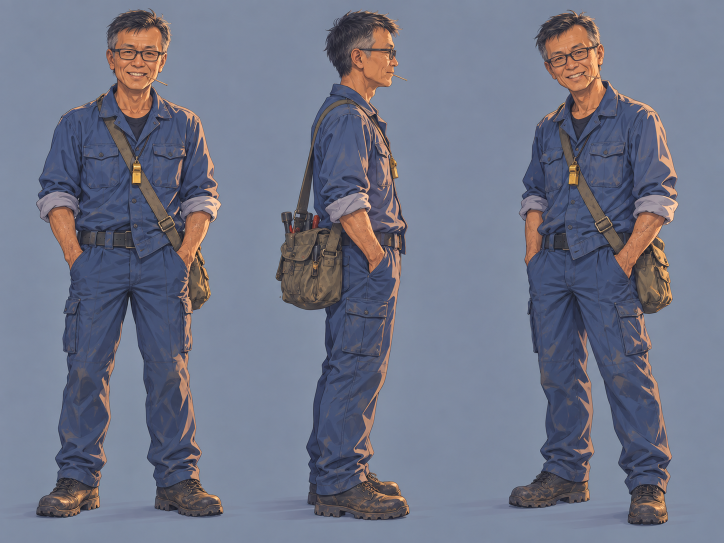
#> input picture photos/阿光.png, 1448 x 1086 px, found by its file name (shown at 1/2 size)
$ python character_cutout.py 'photos/阿光.png' 'photos/小儒.png' --out assets/comic_characters
#> lines starting #> are read from the running program, lines starting #| are printed output that depends on the picture; after the words box and inside, x2 and y2 are one past the last pixel; in counts of white or black regions, pixels touching at a corner belong together
### core/comic_assets.py
"""core/comic_assets.py — 漫畫角色素材處理: 設定稿三視圖 → 去背 cutout。

用途
----
AI 生的角色設定稿 (character sheet) 通常是「同一角色三個視角排一列 + 單色背景 + 腳下淡陰影」。
這個模組把它拆成三張去背 RGBA PNG (front / side / three_quarter), 之後可以:
- 直接疊到場景背景上 (動態漫畫的角色圖層; 不用每頁重新生圖也能維持角色一致)
- 當 Series Bible 的 character_anchor 參考圖 (乾淨無底的角色圖對 Gemini 生圖更穩)
- 當旁白形象 (片頭 / 片尾卡與字幕條頭像, 見 core.comic_video)

只依賴 Pillow (專案既有), 不需要 numpy / scipy。
演算法: 取四角中位色當背景 → 每像素與背景的 Chebyshev 色差 → 門檻成候選 mask →
只保留「從影像邊界連通」的候選區 (flood fill), 衣服上與背景同色的區塊不會被挖掉 →
腳下陰影 (比背景暗、色相相近, 只在底部帶) 一併去掉 → 依 alpha 欄投影切成多個視角。
"""
from __future__ import annotations

from pathlib import Path

from PIL import Image, ImageChops, ImageDraw, ImageFilter

VIEW_LABELS = ("front", "side", "three_quarter")


def _background_color(im: Image.Image, margin: int = 20) -> tuple[int, int, int]:
    w, h = im.size
    samples: list[tuple[int, int, int]] = []
    for box in ((0, 0, margin, margin), (w - margin, 0, w, margin), (0, h - margin, margin, h), (w - margin, h - margin, w, h)):
        samples.extend(im.crop(box).getdata())
    return tuple(sorted(c[i] for c in samples)[len(samples) // 2] for i in range(3))  # type: ignore[return-value]


def _chebyshev_distance(im: Image.Image, color: tuple[int, int, int]) -> Image.Image:
    """每像素與 color 的最大通道差 (L 影像)。"""
    solid = Image.new("RGB", im.size, color)
    r, g, b = ImageChops.difference(im, solid).split()
    return ImageChops.lighter(ImageChops.lighter(r, g), b)


def _shadow_mask(im: Image.Image, bg: tuple[int, int, int], *, band_from: float, max_darker: int, max_chroma: int) -> Image.Image:
    """底部帶內「比背景暗、且各通道一致地暗」的像素 = 地板陰影。"""
    w, h = im.size
    solid = Image.new("RGB", im.size, bg)
    darker = ImageChops.subtract(solid, im)          # bg - pixel, 負值截 0 → 只留變暗的量
    dr, dg, db = darker.split()
    amount = ImageChops.lighter(ImageChops.lighter(dr, dg), db)
    # 三通道變暗量差異小 → 色相相近 (陰影); 差異大 → 有顏色的東西 (衣服)
    spread = ImageChops.lighter(
        ImageChops.lighter(ImageChops.difference(dr, dg), ImageChops.difference(dg, db)),
        ImageChops.difference(dr, db),
    )
    is_dark = amount.point(lambda v: 255 if 6 < v <= max_darker else 0)
    is_gray = spread.point(lambda v: 255 if v <= max_chroma else 0)
    mask = ImageChops.multiply(is_dark, is_gray)
    band = Image.new("L", im.size, 0)
    ImageDraw.Draw(band).rectangle([0, int(h * band_from), w, h], fill=255)
    return ImageChops.multiply(mask, band)


def remove_flat_background(
    im: Image.Image,
    *,
    tolerance: int = 30,
    shadow_band_from: float = 0.86,
    shadow_max_darker: int = 75,
    shadow_max_chroma: int = 22,
    feather: float = 0.8,
) -> Image.Image:
    """單色背景 (含腳下淡陰影) → RGBA。只移除從邊界連通的背景, 保留人物內部同色區。"""
    rgb = im.convert("RGB")
    w, h = rgb.size
    bg = _background_color(rgb)
    candidate = _chebyshev_distance(rgb, bg).point(lambda v: 255 if v < tolerance else 0)
    candidate = ImageChops.lighter(
        candidate,
        _shadow_mask(rgb, bg, band_from=shadow_band_from, max_darker=shadow_max_darker, max_chroma=shadow_max_chroma),
    )
    # flood fill: 從邊界每隔幾格下種子, 把連通的候選區填成 128
    fill = candidate.copy()
    step = max(4, min(w, h) // 64)
    seeds = [(x, 0) for x in range(0, w, step)] + [(x, h - 1) for x in range(0, w, step)] + \
            [(0, y) for y in range(0, h, step)] + [(w - 1, y) for y in range(0, h, step)]
    for seed in seeds:
        if fill.getpixel(seed) == 255:
            ImageDraw.floodfill(fill, seed, 128)
    alpha = fill.point(lambda v: 0 if v == 128 else 255)
    if feather > 0:
        alpha = alpha.filter(ImageFilter.GaussianBlur(feather))
    out = rgb.copy().convert("RGBA")
    out.putalpha(alpha)
    return out


def split_views(rgba: Image.Image, *, min_width_ratio: float = 0.08, pad: int = 6, alpha_threshold: int = 40) -> list[Image.Image]:
    """依 alpha 欄投影的空白間隔, 把一列多個視角切成多張 (各自裁到緊貼邊界)。"""
    w, h = rgba.size
    alpha = rgba.split()[-1].point(lambda v: 255 if v > alpha_threshold else 0)
    # 欄投影: 把 alpha 壓成 1 像素高
    col = alpha.resize((w, 1), Image.BOX)
    cols = [col.getpixel((x, 0)) > 0 for x in range(w)]
    segs: list[tuple[int, int]] = []
    start: int | None = None
    for x, on in enumerate(cols + [False]):
        if on and start is None:
            start = x
        elif not on and start is not None:
            if x - start >= w * min_width_ratio:
                segs.append((start, x))
            start = None
    views: list[Image.Image] = []
    for x0, x1 in segs:
        sub = rgba.crop((max(0, x0 - pad), 0, min(w, x1 + pad), h))
        bbox = sub.split()[-1].point(lambda v: 255 if v > alpha_threshold else 0).getbbox()
        if bbox:
            sub = sub.crop((max(0, bbox[0] - pad), max(0, bbox[1] - pad), min(sub.width, bbox[2] + pad), min(sub.height, bbox[3] + pad)))
        views.append(sub)
    return views


def cutout_character_sheet(src: str | Path, out_dir: str | Path, name: str | None = None, **kwargs) -> list[Path]:
    """設定稿 → out_dir/<name>_<view>.png (front / side / three_quarter; 視角數不為 3 時用 v0, v1, ...)。"""
    src = Path(src)
    out_dir = Path(out_dir)
    out_dir.mkdir(parents=True, exist_ok=True)
    name = name or src.stem
    rgba = remove_flat_background(Image.open(src), **kwargs)
    views = split_views(rgba)
    labels = list(VIEW_LABELS) if len(views) == 3 else [f"v{i}" for i in range(len(views))]
    paths: list[Path] = []
    for view, label in zip(views, labels):
        p = out_dir / f"{name}_{label}.png"
        view.save(p)
        paths.append(p)
    return paths

### tools/character_cutout.py
"""角色設定稿三視圖 → 去背 cutout PNG (CLI)。

用法:
    python tools/character_cutout.py photos/阿光.png photos/小儒.png --out assets/comic_characters
    python tools/character_cutout.py photos/*.png --out assets/comic_characters --tolerance 34

每張輸入會產生 <名字>_front.png / _side.png / _three_quarter.png (RGBA, 緊貼邊界)。
之後可上傳成 Series Bible 的 character_anchor, 或當旁白形象 (character_id=narrator)。
"""
from __future__ import annotations

import argparse
import sys
from pathlib import Path

sys.path.insert(0, str(Path(__file__).resolve().parents[1]))

from core.comic_assets import cutout_character_sheet  # noqa: E402


def main() -> int:
    ap = argparse.ArgumentParser(description="角色設定稿三視圖 → 去背 cutout")
    ap.add_argument("sheets", nargs="+", help="設定稿 PNG/JPG (單色背景, 三視圖排一列)")
    ap.add_argument("--out", default="assets/comic_characters", help="輸出資料夾")
    ap.add_argument("--tolerance", type=int, default=30, help="背景色差門檻 (0-255, 預設 30)")
    args = ap.parse_args()
    for sheet in args.sheets:
        outs = cutout_character_sheet(sheet, args.out, tolerance=args.tolerance)
#> in remove_flat_background, rgb is the input picture: PIL image 1448x1086 RGB; mean R, G, B 112.7, 117.6, 135.7
#> after the loop in _background_color, `for box in ((0, 0, margin, margin), (w - margin, 0, w, margin), (0, h ..`: samples = 1600 items, first 6: (128, 140, 159), (129, 141, 163), (129, 141, 163), (128, 141, 162), (129, 141, 162), (129, 141, 162)
#> in remove_flat_background, `bg = _background_color(rgb)`: bg = (127, 138, 160)
#> in remove_flat_background, `candidate = _chebyshev_distance(rgb, bg).point(lambda v: 255 if v < to..`:
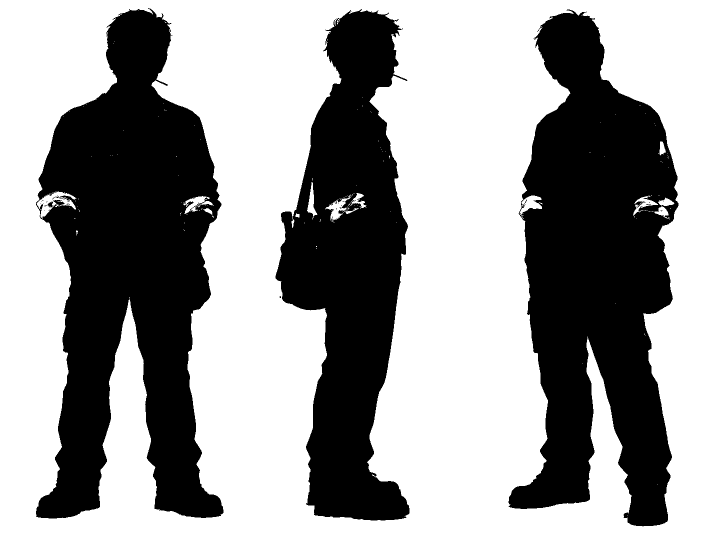
#> candidate: PIL image 1448x1086 L (shown at 1/2 size); 61.6% white; 40 black regions (37 under 20 px), largest, box (x1, y1, x2, y2) and area: (72, 16, 447, 1037) 226442, (1017, 19, 1357, 1053) 217231, (551, 18, 819, 1041) 160417
#> in _shadow_mask, `is_dark = amount.point(lambda v: 255 if 6 < v <= max_darker else 0)`: is_dark: PIL image 1448x1086 L; 28.3% white; 1365 white regions (1206 under 20 px), largest, box (x1, y1, x2, y2) and area: (71, 16, 448, 1045) 160534, (1037, 18, 1358, 1057) 157714, (518, 208, 822, 1045) 85906
#> in _shadow_mask, `is_gray = spread.point(lambda v: 255 if v <= max_chroma else 0)`: is_gray: PIL image 1448x1086 L; 86.6% white; 605 black regions (518 under 20 px), largest, box (x1, y1, x2, y2) and area: (551, 17, 816, 620) 53527, (1072, 19, 1357, 923) 46620, (205, 17, 443, 627) 38881
#> in _shadow_mask, `mask = ImageChops.multiply(is_dark, is_gray)`: mask: PIL image 1448x1086 L; 21.7% white; 1969 white regions (1837 under 20 px), largest, box (x1, y1, x2, y2) and area: (106, 461, 399, 980) 74070, (1054, 472, 1337, 991) 71152, (74, 171, 432, 461) 46622
#> in _shadow_mask, `band = Image.new("L", im.size, 0)`: band: PIL image 1448x1086 L; every value is 0
#> in _shadow_mask, `ImageDraw.Draw(band).rectangle([0, int(h * band_from), w, h], fill=255)`: band: PIL image 1448x1086 L; 14.1% white; 1 white region, box (x1, y1, x2, y2) and area: (0, 933, 1448, 1086) 221544
#> in _shadow_mask, `return ImageChops.multiply(mask, band)`:
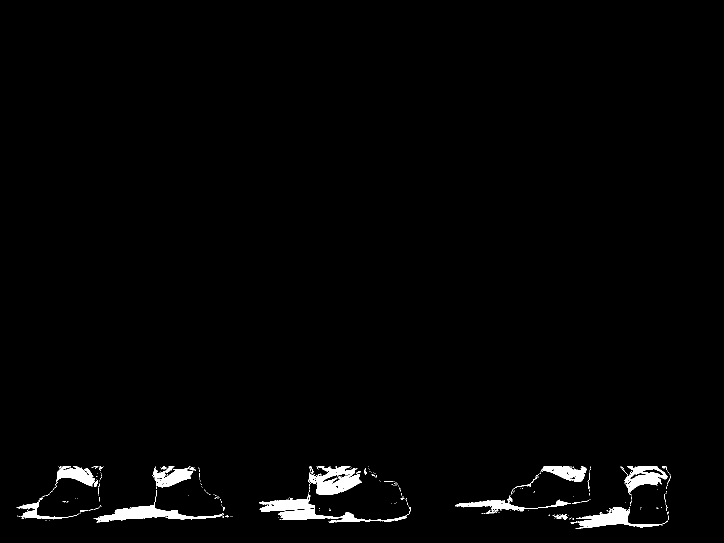
#> returned value: PIL image 1448x1086 L (shown at 1/2 size); 1.6% white; 244 white regions (214 under 20 px), largest, box (x1, y1, x2, y2) and area: (518, 987, 822, 1045) 4156, (190, 1004, 448, 1045) 3335, (631, 933, 724, 990) 3239
#> in remove_flat_background, `candidate = ImageChops.lighter( candidate, _shadow_mask(rgb, bg, band_..`: candidate: PIL image 1448x1086 L; 62.4% white; 92 black regions (83 under 20 px), largest, box (x1, y1, x2, y2) and area: (72, 16, 447, 1035) 222117, (1018, 19, 1357, 1049) 212177, (551, 18, 819, 1040) 155952
#> after the loop in remove_flat_background, `for seed in seeds:`:
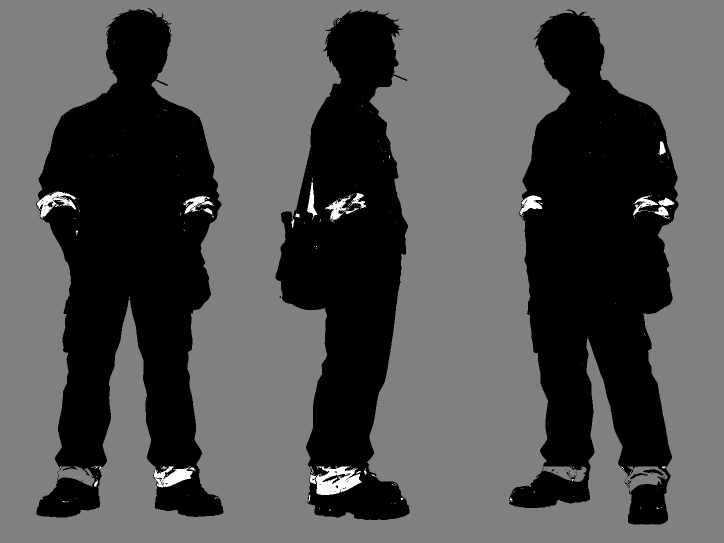
#> fill: PIL image 1448x1086 L (shown at 1/2 size); min 0, max 255, mean 80.9
#> in remove_flat_background, `alpha = fill.point(lambda v: 0 if v == 128 else 255)`: alpha: PIL image 1448x1086 L; 38.4% white; 38 white regions (31 under 20 px), largest, box (x1, y1, x2, y2) and area: (72, 16, 447, 1035) 226881, (1018, 19, 1357, 1049) 214777, (551, 18, 819, 1040) 162106
#> in split_views, `alpha = rgba.split()[-1].point(lambda v: 255 if v > alpha_threshold el..`:
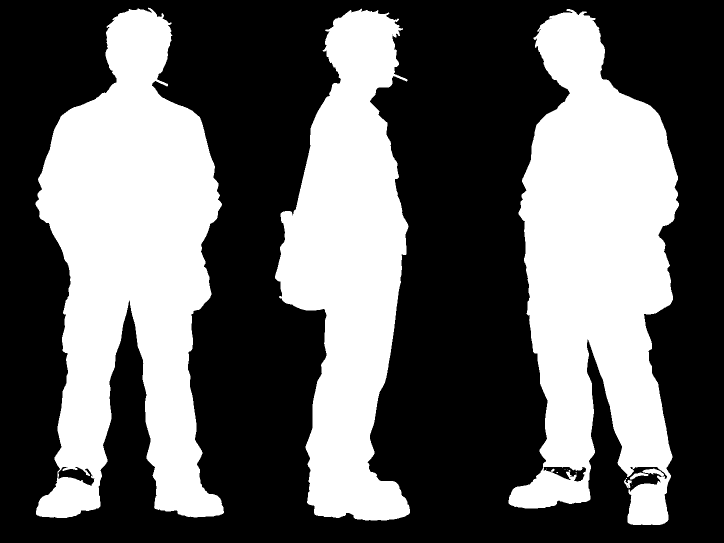
#> alpha: PIL image 1448x1086 L (shown at 1/2 size); 39.1% white; 14 white regions (9 under 20 px), largest, box (x1, y1, x2, y2) and area: (71, 15, 448, 1036) 230654, (1017, 18, 1358, 1050) 218982, (550, 17, 820, 1041) 164912, (1260, 945, 1297, 959) 214, (1248, 959, 1264, 976) 140
#> in split_views, `cols = [col.getpixel((x, 0)) > 0 for x in range(w)]`: cols = 1448 items, first 6: False, False, False, False, False, False
#> after the loop in split_views, `for x, on in enumerate(cols + [False]):`: segs = [(71, 448), (550, 820), (1017, 1358)]
#> the loop in split_views, `for x0, x1 in segs:` made 3 passes
#> (x0, x1, bbox) on passes 1 to 3: (71, 448, (6, 15, 383, 1036)), (550, 820, (6, 17, 276, 1041)), (1017, 1358, (6, 18, 347, 1050))
#> pass 1, in split_views, `sub = rgba.crop((max(0, x0 - pad), 0, min(w, x1 + pad), h))`:
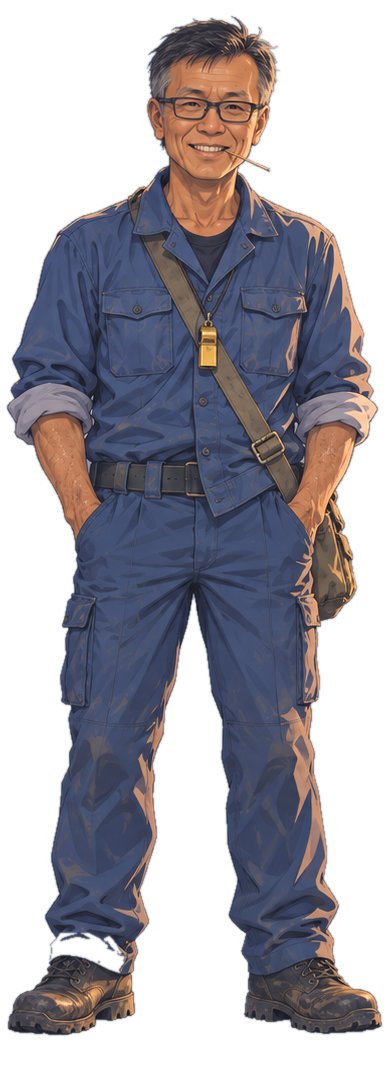
#> sub: PIL image 389x1086 RGBA; mean R, G, B, A 106.5, 109.4, 127, 137; transparent parts drawn white
#> pass 1, in split_views, `sub = sub.crop((max(0, bbox[0] - pad), max(0, bbox[1] - pad), min(sub...`:
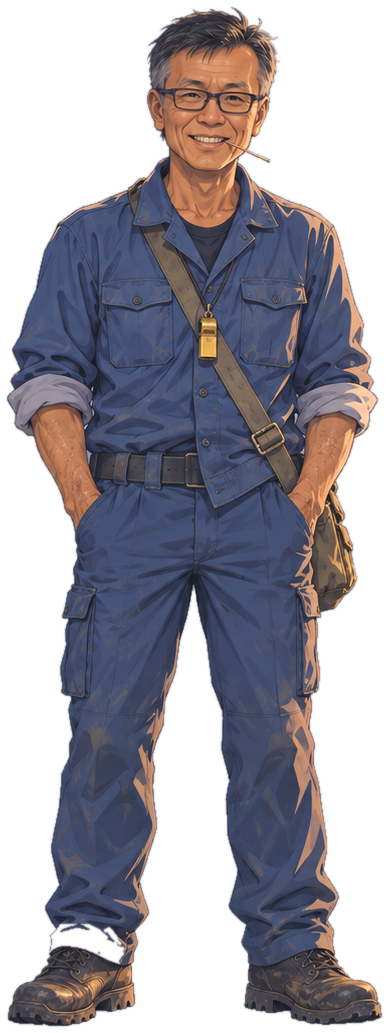
#> sub: PIL image 389x1033 RGBA; mean R, G, B, A 105.5, 108, 125.3, 144; transparent parts drawn white
#> pass 2, in split_views, `sub = sub.crop((max(0, bbox[0] - pad), max(0, bbox[1] - pad), min(sub...`:
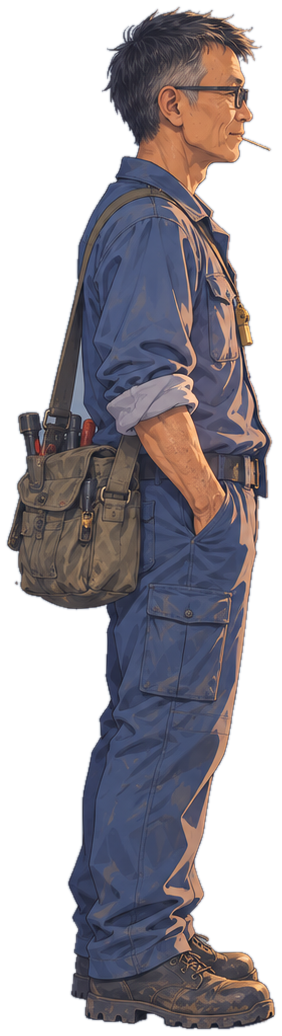
#> sub: PIL image 282x1036 RGBA; mean R, G, B, A 108.3, 109, 123.9, 141.5; transparent parts drawn white
#> after the loop in split_views, `for x0, x1 in segs:`: views = 3 items
#> in cutout_character_sheet, `labels = list(VIEW_LABELS) if len(views) == 3 else [f"v{i}" for i in r..`: labels = ['front', 'side', 'three_quarter']
#> the loop in cutout_character_sheet, `for view, label in zip(views, labels):` made 3 passes
#> after the loop in cutout_character_sheet, `for view, label in zip(views, labels):`: paths = 3 items
#> outs = 3 items
        print(f"{sheet} → " + ", ".join(p.name for p in outs))
#| photos/阿光.png → 阿光_front.png, 阿光_side.png, 阿光_three_quarter.png
#> pass 2 of the loop in main, `for sheet in args.sheets:`:
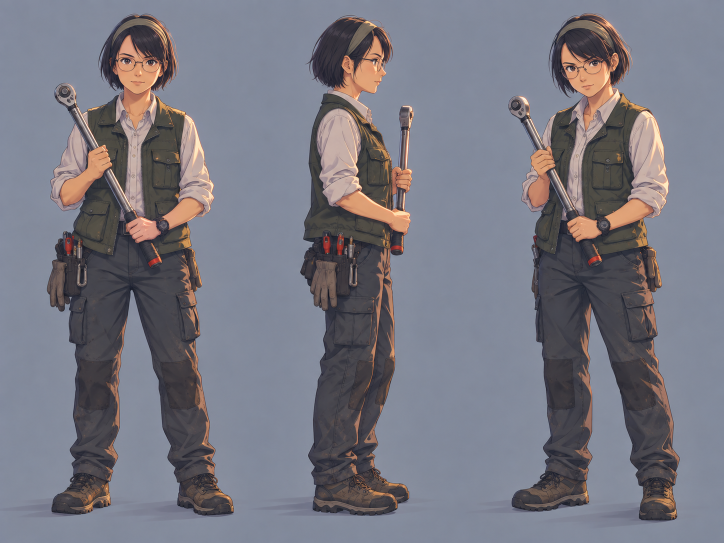
#> input picture photos/小儒.png, 1448 x 1086 px, found by its file name (shown at 1/2 size)
#> in remove_flat_background, rgb is the input picture: PIL image 1448x1086 RGB; mean R, G, B 119.7, 119.3, 129.3
#> bg = (130, 138, 156)
#> is_dark: PIL image 1448x1086 L; 9.2% white; 2018 white regions (1778 under 20 px), largest, box (x1, y1, x2, y2) and area: (610, 29, 827, 506) 20458, (1100, 85, 1339, 483) 18668, (208, 70, 343, 486) 15204
#> is_gray: PIL image 1448x1086 L; 82.1% white; 1276 black regions (1132 under 20 px), largest, box (x1, y1, x2, y2) and area: (609, 185, 827, 1028) 62470, (1032, 26, 1334, 614) 58382, (101, 28, 429, 680) 57337
#> mask: PIL image 1448x1086 L; 2.7% white; 3655 white regions (3419 under 20 px), largest, box (x1, y1, x2, y2) and area: (1119, 1006, 1357, 1056) 4745, (232, 1000, 468, 1042) 4075, (507, 919, 792, 1033) 3469
#> in _shadow_mask (call 2), `return ImageChops.multiply(mask, band)`:
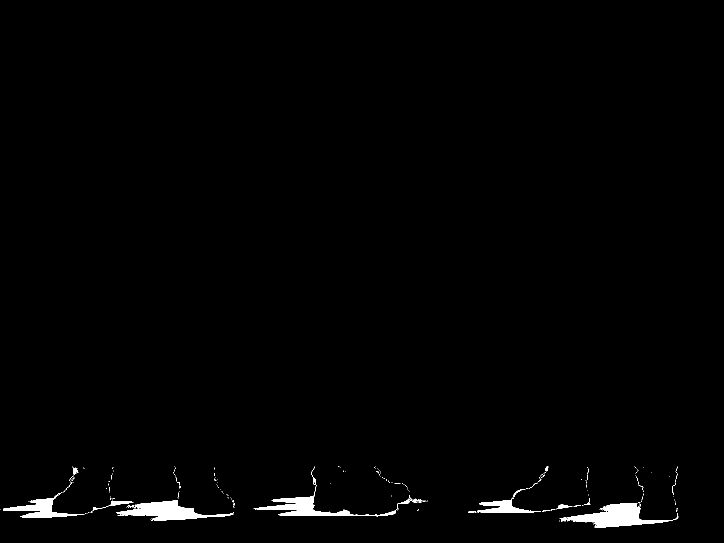
#> returned value: PIL image 1448x1086 L (shown at 1/2 size); 1.1% white; 190 white regions (171 under 20 px), largest, box (x1, y1, x2, y2) and area: (1119, 1006, 1357, 1056) 4745, (232, 1000, 468, 1042) 4075, (507, 933, 792, 1033) 3455
#> in remove_flat_background (call 2), `candidate = ImageChops.lighter( candidate, _shadow_mask(rgb, bg, band_..`:
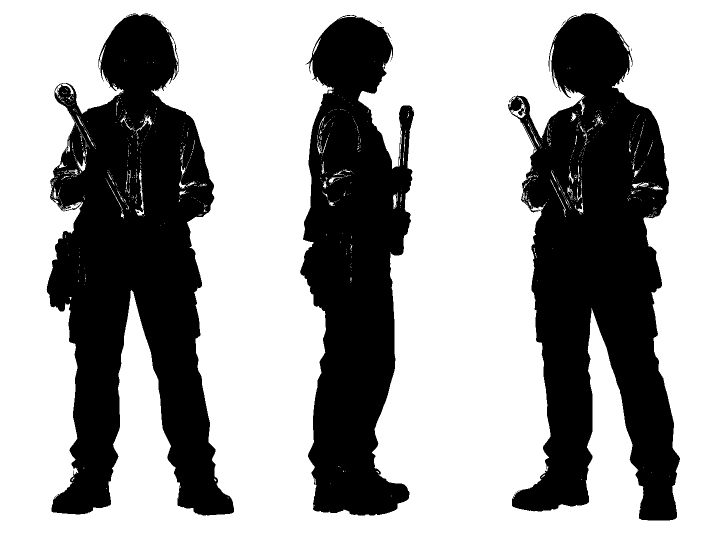
#> candidate: PIL image 1448x1086 L (shown at 1/2 size); 64.4% white; 41 black regions (36 under 20 px), largest, box (x1, y1, x2, y2) and area: (93, 27, 468, 1031) 208216, (1016, 26, 1360, 1041) 200232, (600, 30, 828, 1031) 150650, (1036, 216, 1048, 231) 98, (1018, 192, 1031, 205) 20
#> the loop in split_views (call 2), `for x0, x1 in segs:` made 3 passes
#> (x0, x1, bbox) on passes 1 to 3: (93, 469, (6, 26, 382, 1032)), (600, 829, (5, 29, 235, 1032)), (1015, 1361, (6, 25, 352, 1042))
#> the loop in cutout_character_sheet (call 2), `for view, label in zip(views, labels):` made 3 passes
#| photos/小儒.png → 小儒_front.png, 小儒_side.png, 小儒_three_quarter.png
    return 0


if __name__ == "__main__":
    raise SystemExit(main())
#> (the program exits here)
